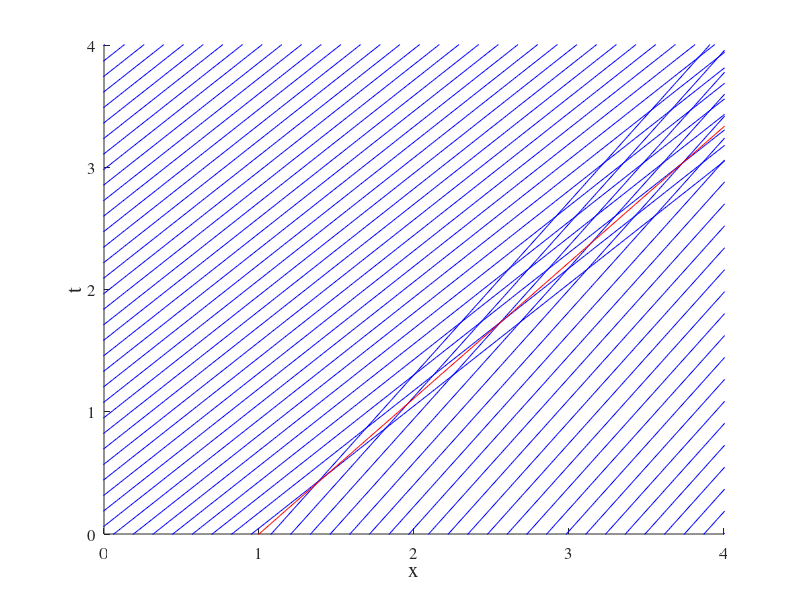
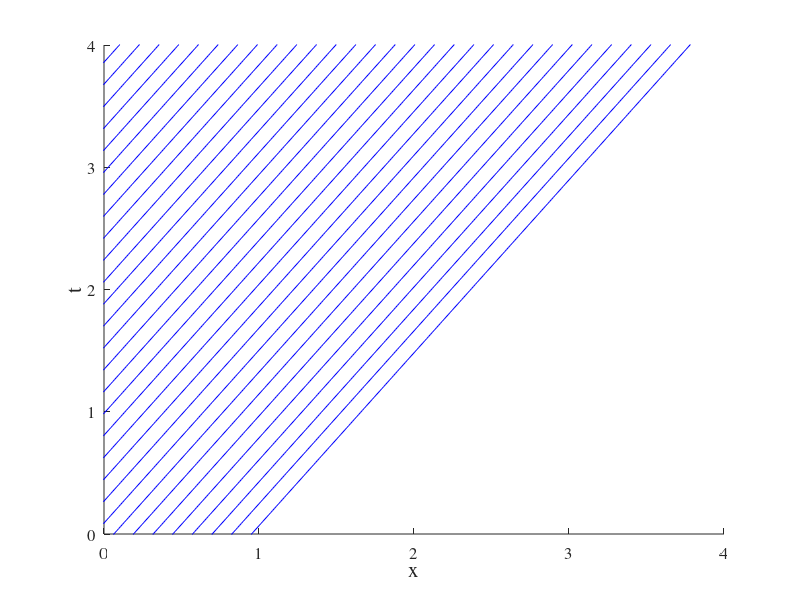
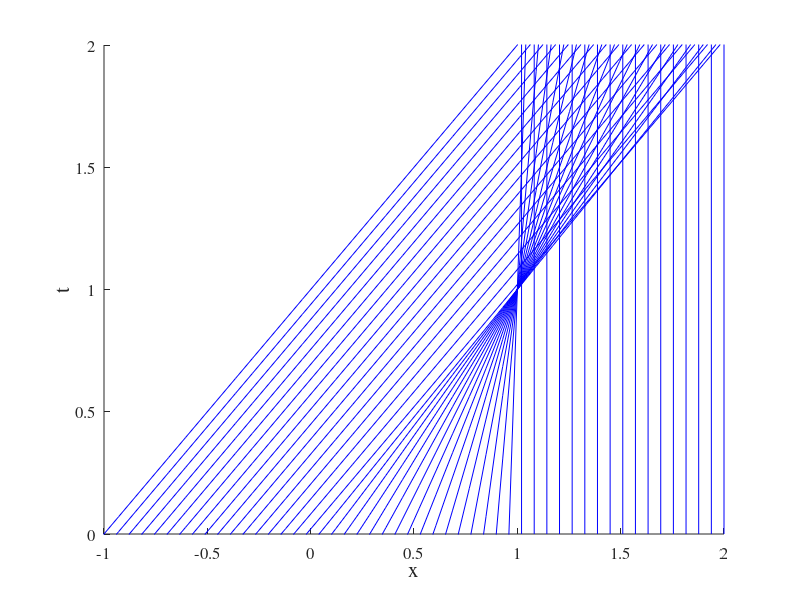

MATLAB code for these plots, in order:
clc; clear all; close all;

x_mesh = linspace(-2*pi, 2*pi, 1000);
% x_mesh_R = x_mesh_R(2:end);
% x_mesh_L = linspace(-2*pi, 1,100);
figure
hold on
for x0 = linspace(-2*pi, 2*pi, 100)
    if x0 < 1
        t = x_mesh - x0;
    elseif x0 > 1
        t = sqrt(2) * (x_mesh - x0);
    end
    plot(x_mesh, t, 'Color', 'b')

end
t_s = ((x_mesh - 1) * pi) / (2 * sqrt(2));
plot(x_mesh, t_s, 'r')

xlabel('x')
ylabel('t')
set(gca, 'FontSize', [12], 'FontName', 'Times')
set(gcf,'color','w');
xlabel('x', 'FontSize', 15)
ylabel('t', 'FontSize', 15)
axis([0 4 0 4])
%%
clc; clear all; close all;

x_mesh = linspace(-2*pi, 2*pi, 1000);
% x_mesh_R = x_mesh_R(2:end);
% x_mesh_L = linspace(-2*pi, 1,100);
figure
hold on
for x0 = linspace(-2*pi, 2*pi, 100)
    if x0 > 1
        t = x_mesh - x0;
    elseif x0 < 1
        t = (2/sqrt(2)) * (x_mesh - x0);
    plot(x_mesh, t, 'Color', 'b')
    end

end
% t_s = ((x_mesh - 1) * pi) / (2 * sqrt(2));
% plot(x_mesh, t_s, 'r')

xlabel('x')
ylabel('t')
set(gca, 'FontSize', [12], 'FontName', 'Times')
set(gcf,'color','w');
xlabel('x', 'FontSize', 15)
ylabel('t', 'FontSize', 15)
axis([0 4 0 4])
%% Part 2 Characteristic Lines
clc; clear all; close all;

x_mesh = linspace(-4, 4, 100);
t_mesh = linspace(0, 4, 100);
% x_mesh_R = x_mesh_R(2:end);
% x_mesh_L = linspace(-2*pi, 1,100);
figure
hold on
for x0 = linspace(-1, 2, 50)
    if x0 < 0
        t = x_mesh - x0;
        plot(x_mesh, t, 'Color', 'b')

    elseif (x0 > 0) && (x0 < 1)
        t = (x_mesh - x0) / (1-x0);
        plot(x_mesh, t, 'Color', 'b')
    else
        line([x0 x0],[t_mesh(1) t_mesh(end)], 'Color', 'b')
    end

end
% t_s = ((x_mesh - 1) * pi) / (2 * sqrt(2));
% plot(x_mesh, t_s, 'r')

xlabel('x')
ylabel('t')
set(gca, 'FontSize', [12], 'FontName', 'Times')
set(gcf,'color','w');
xlabel('x', 'FontSize', 15)
ylabel('t', 'FontSize', 15)
axis([-1 2 0 2])
%% Part 3 Characteristics
clc; close all; clear all;

